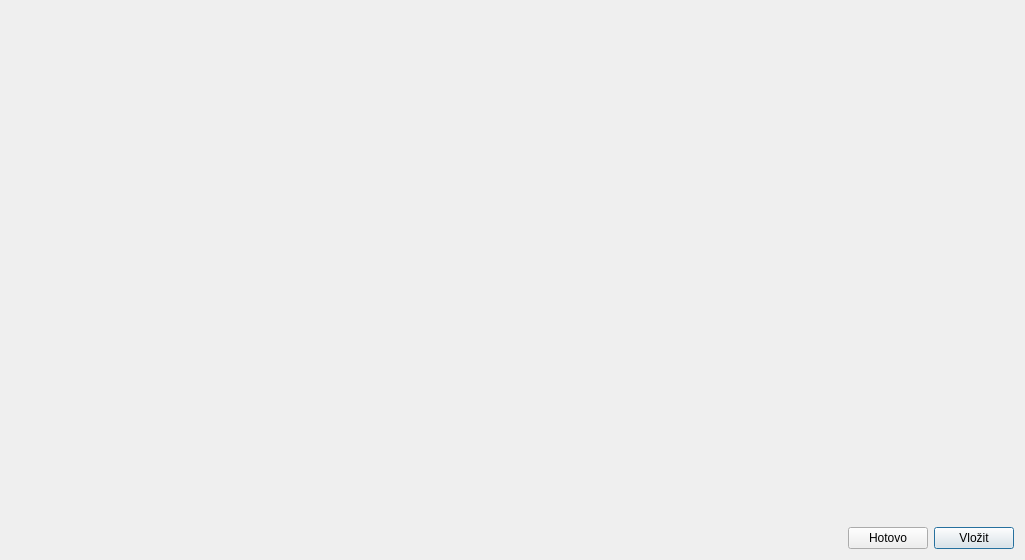
<?xml version="1.0" encoding="UTF-8"?>
<ui version="4.0">
 <class>Presentation_BibleVerse_Wizard</class>
 <widget class="QDialog" name="Presentation_BibleVerse_Wizard">
  <property name="geometry">
   <rect>
    <x>0</x>
    <y>0</y>
    <width>1025</width>
    <height>560</height>
   </rect>
  </property>
  <property name="windowTitle">
   <string>Přidání verše</string>
  </property>
  <property name="windowIcon">
   <iconset resource="../../../res/resources.qrc">
    <normaloff>:/icons/16/Holy Bible_16px.png</normaloff>:/icons/16/Holy Bible_16px.png</iconset>
  </property>
  <layout class="QVBoxLayout" name="verticalLayout">
   <item>
    <widget class="BibleVerseSelectionWidget" name="wgtVerseSelection" native="true">
     <property name="sizePolicy">
      <sizepolicy hsizetype="Preferred" vsizetype="Expanding">
       <horstretch>0</horstretch>
       <verstretch>0</verstretch>
      </sizepolicy>
     </property>
    </widget>
   </item>
   <item>
    <layout class="QHBoxLayout" name="horizontalLayout">
     <item>
      <spacer name="horizontalSpacer">
       <property name="orientation">
        <enum>Qt::Horizontal</enum>
       </property>
       <property name="sizeHint" stdset="0">
        <size>
         <width>40</width>
         <height>20</height>
        </size>
       </property>
      </spacer>
     </item>
     <item>
      <widget class="QPushButton" name="btnDone">
       <property name="text">
        <string>Hotovo</string>
       </property>
       <property name="icon">
        <iconset resource="../../../res/resources.qrc">
         <normaloff>:/icons/16/Checkmark_16px.png</normaloff>:/icons/16/Checkmark_16px.png</iconset>
       </property>
       <property name="autoDefault">
        <bool>false</bool>
       </property>
      </widget>
     </item>
     <item>
      <widget class="QPushButton" name="btnInsert">
       <property name="text">
        <string>Vložit</string>
       </property>
       <property name="icon">
        <iconset resource="../../../res/resources.qrc">
         <normaloff>:/icons/16/Plus_16px.png</normaloff>:/icons/16/Plus_16px.png</iconset>
       </property>
       <property name="default">
        <bool>true</bool>
       </property>
      </widget>
     </item>
    </layout>
   </item>
  </layout>
 </widget>
 <customwidgets>
  <customwidget>
   <class>BibleVerseSelectionWidget</class>
   <extends>QWidget</extends>
   <header>wgt/bibleverseselectionwidget.h</header>
   <container>1</container>
  </customwidget>
 </customwidgets>
 <resources>
  <include location="../../../res/resources.qrc"/>
 </resources>
 <connections/>
</ui>
